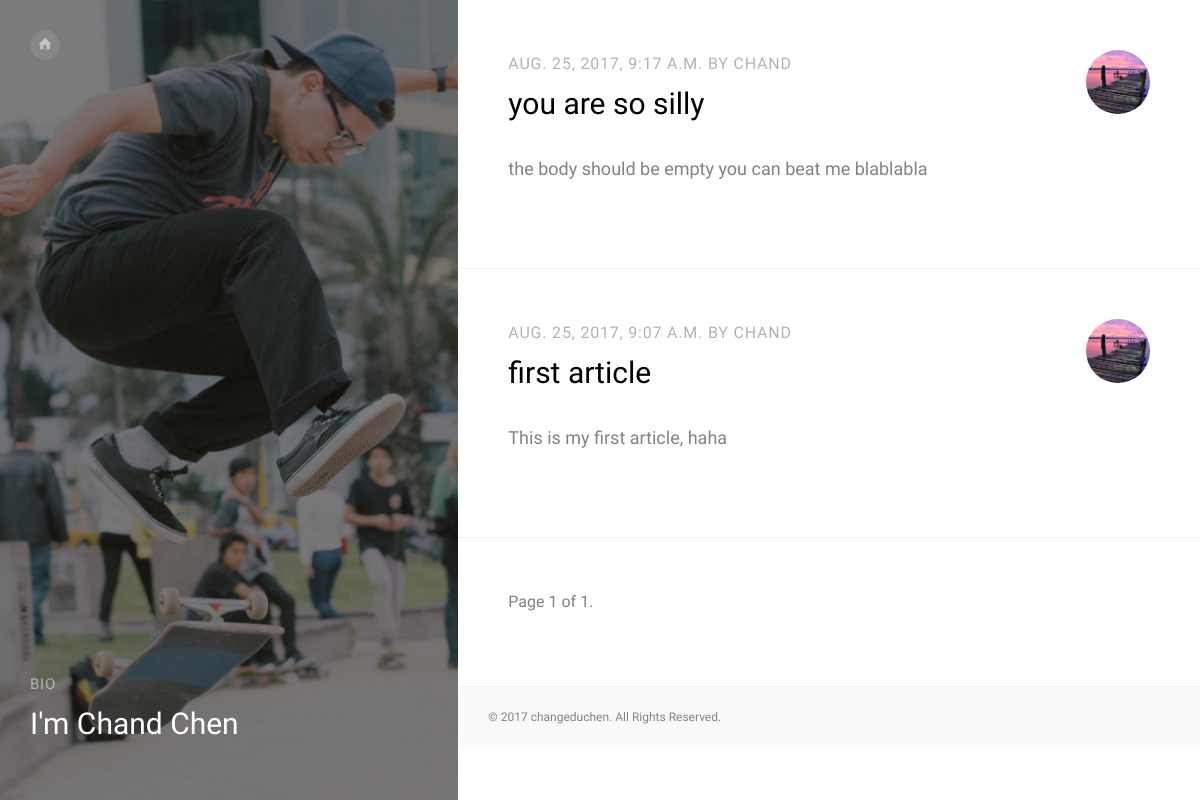
The page /blog/ on the database as committed earlier.
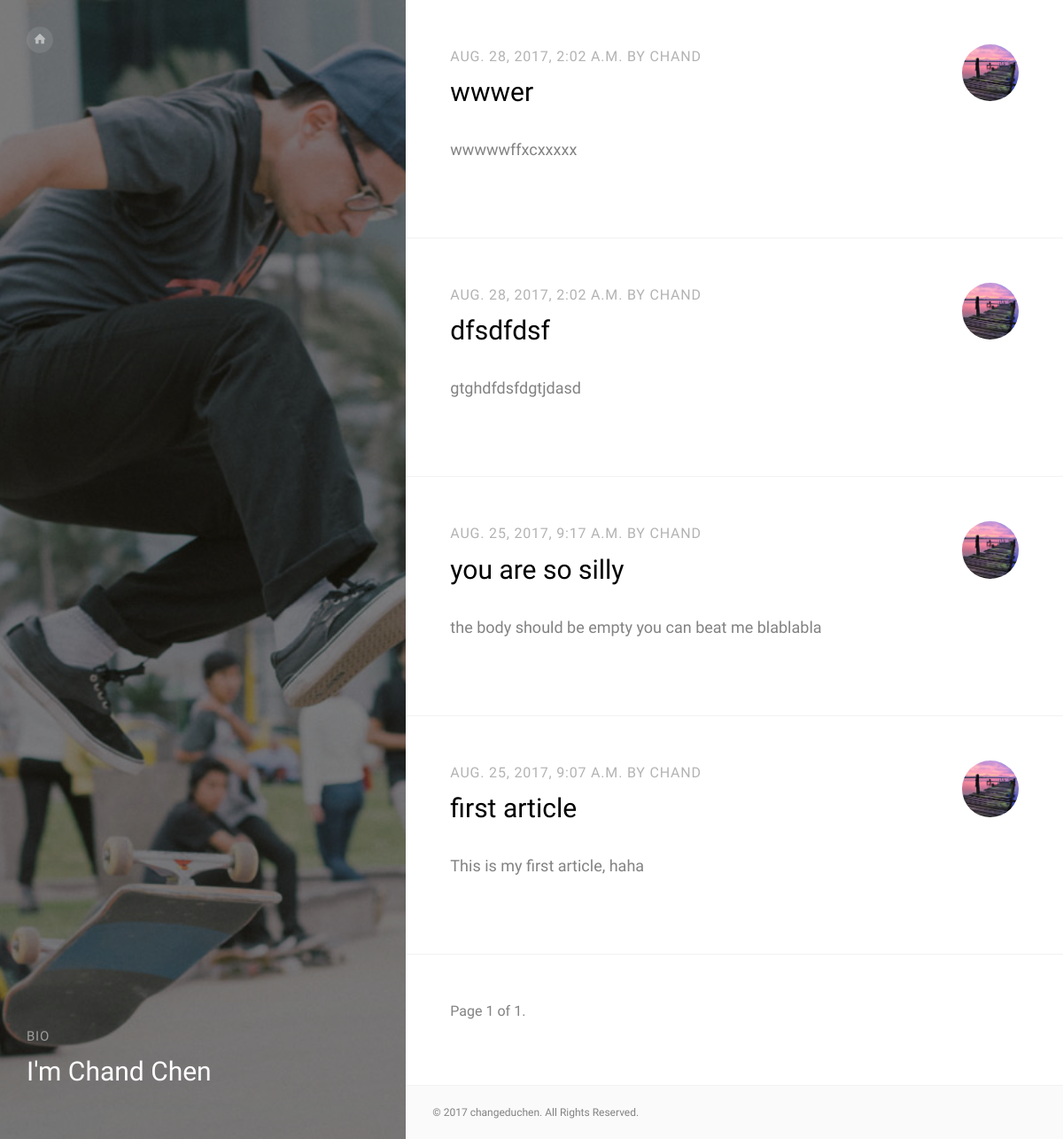
The same page on the database as committed later.
### blog/models.py (models this page shows, shortened)
class Post(models.Model):
    STATUS_CHOICE = (
        ('draft', 'Draft'),
        ('published', 'Published'),
    )
    title = models.CharField(max_length=250)
    slug = models.SlugField(max_length=250, unique_for_date='publish')
    author = models.ForeignKey(User, related_name='blog_posts')
    body = models.TextField()
    publish = models.DateTimeField(default=timezone.now)
    created = models.DateTimeField(auto_now_add=True)
    updated = models.DateTimeField(auto_now=True)
    status = models.CharField(
        max_length=10, choices=STATUS_CHOICE, default='draft')
    objects = models.Manager()
    published = PublishedManager()
    class Meta:
        ordering = ('-publish', )
    def get_absolute_url(self):
        return reverse('blog:post_detail',
                       args=[self.publish.year,
                             self.publish.strftime('%m'),
                             self.publish.strftime('%d'),
                             self.slug])

### blog/views.py (the view)
class PostListView(ListView):
    queryset = Post.published.all()
    context_object_name = 'posts'
    paginate_by = 5
    template_name = 'story/index.html'

### blog/templates/story/index.html (shortened to what this page needs)
{% load staticfiles %}
<!DOCTYPE HTML>
<html>
	<head>
	<link rel="stylesheet" href={% static "css/animate.css" %}>
	<link rel="stylesheet" href={% static "css/icomoon.css" %}>
	<link rel="stylesheet" href={% static "css/bootstrap.css" %}>
	<link rel="stylesheet" href={% static "css/style.css" %}>
	</head>
	<body>
	<div id="page">
		<div id="fh5co-aside" style="background-image: url({% static 'images/image_1.jpg' %})">
			<div class="overlay"></div>
			<nav role="navigation">
				<ul>
					<li><a href={% url 'blog:post_list' %}><i class="icon-home"></i></a></li>
				</ul>
			</nav>
			<div class="featured">
				<span>Bio</span>
				<h2>I'm Chand Chen </a></h2>
			</div>
		</div>
		<div id="fh5co-main-content">
			<div class="fh5co-post">
			{% for post in posts %}
				<div class="fh5co-entry padding">
					<img src={% static "images/project-1.jpg" %} alt="Free HTML5 Bootstrap Template by FreeHTML5.co">
					<div>
						<span class="fh5co-post-date">{{ post.publish }} by {{ post.author }}</span>
						<h2><a href="{{ post.get_absolute_url }}">{{ post.title }}</a></h2>
						<p>{{ post.body|truncatewords:30|linebreaks }}</p>
					</div>
				</div>
			{% endfor %}
				<div class="fh5co-entry padding">
				{% include "blog/pagination.html" with page=page_obj %}
				</div>
				</div>
				<footer>
					<div>
					&copy; 2017 changeduchen. All Rights Reserved.
					</div>
				</footer>
			</div>
		</div>
	</body>
</html>

### blog/templates/blog/pagination.html (shortened to what this page needs)
<div class="pagination">
    <span class="step-links">
    	<span class="current"> Page {{ page.number }} of {{ page.paginator.num_pages }}. </span>
     </span>
</div>

### blog/static/css/icomoon.css (style rules this page uses)
[class^="icon-"], [class*=" icon-"] { font-family: 'icomoon' !important; speak: none; font-style: normal; font-weight: normal; font-variant: normal; text-transform: none; line-height: 1; -webkit-font-smoothing: antialiased; -moz-osx-font-smoothing: grayscale; }
.icon-home:before { content: "\e9b8"; }

### blog/static/css/style.css (style rules this page uses)
body { font-family: "Work Sans", Arial, sans-serif; font-weight: 400; font-size: 16px; line-height: 1.7; color: #828282; background: #fff; }
#page { position: relative; overflow-x: hidden; width: 100%; height: 100%; -webkit-transition: 0.5s; -o-transition: 0.5s; transition: 0.5s; }
a { color: #FC5185; -webkit-transition: 0.5s; -o-transition: 0.5s; transition: 0.5s; }
p, ul, ol { margin-bottom: 30px; font-size: 18px; line-height: 38px; }
h1, h2, h3, h4, h5, h6, figure { color: #000; font-family: "Work Sans", Arial, sans-serif; font-weight: 400; margin: 0 0 30px 0; }
#fh5co-aside { width: 38.2%; top: 0; left: 0; bottom: 0; position: fixed; height: 100%; z-index: 555; background-size: cover; background-repeat: no-repeat; background-position: center center; }
#fh5co-aside a { color: rgba(255, 255, 255, 0.5); }
#fh5co-aside .overlay { position: absolute; top: 0; bottom: 0; left: 0; right: 0; z-index: 10; background: rgba(0, 0, 0, 0.5); }
#fh5co-aside .featured, #fh5co-aside nav, #fh5co-aside .page-title { z-index: 12; position: absolute; bottom: 0; padding: 30px; }
#fh5co-aside .featured h2, #fh5co-aside nav h2, #fh5co-aside .page-title h2 { color: #fff; font-weight: 300; }
#fh5co-aside .featured > span, #fh5co-aside nav > span, #fh5co-aside .page-title > span { display: block; color: rgba(255, 255, 255, 0.5); text-transform: uppercase; font-size: 15px; letter-spacing: .05em; margin-bottom: 10px; }
#fh5co-aside nav { top: 0; bottom: inherit !important; }
#fh5co-aside nav ul { padding: 0; margin: 0; }
#fh5co-aside nav ul li { padding: 0; margin: 0; list-style: none; }
#fh5co-aside nav ul li a { font-size: 14px; text-transform: uppercase; position: relative; height: 30px; width: 30px; display: block; text-align: center; line-height: 30px; -webkit-border-radius: 50%; -moz-border-radius: 50%; -ms-border-radius: 50%; border-radius: 50%; background: rgba(255, 255, 255, 0.1); }
footer { background: #fafafa; clear: both; font-size: 12px; padding: 20px 30px !important; }
#fh5co-main-content { margin-left: 38.1966%; position: relative; z-index: 999; }
.fh5co-post-date { color: #b3b3b3; margin-bottom: 10px; display: block; text-transform: uppercase; font-weight: 100; letter-spacing: .05em; }
.padding { padding: 50px; }
.fh5co-post .fh5co-entry { float: left; width: 100%; border-bottom: 1px solid #f2f2f2; }
.fh5co-post .fh5co-entry > img { float: right; width: 10%; margin-bottom: 30px; -webkit-border-radius: 50%; -moz-border-radius: 50%; -ms-border-radius: 50%; border-radius: 50%; }
.fh5co-post .fh5co-entry > div { width: 77%; float: left; margin-right: 5%; margin-top: 0px; }
.fh5co-post .fh5co-entry > div a { color: #000; }
.fh5co-post .fh5co-entry > div h2 { margin-bottom: 10px; font-weight: 100; }

Rows that differ between the two databases and show on the page:
added Post: publish "AUG. 28, 2017, 2:02 A.M.", author "CHAND", title "wwwer", body "wwwwwffxcxxxxx"
added Post: publish "AUG. 28, 2017, 2:02 A.M.", author "CHAND", title "dfsdfdsf", body "gtghdfdsfdgtjdasd"
